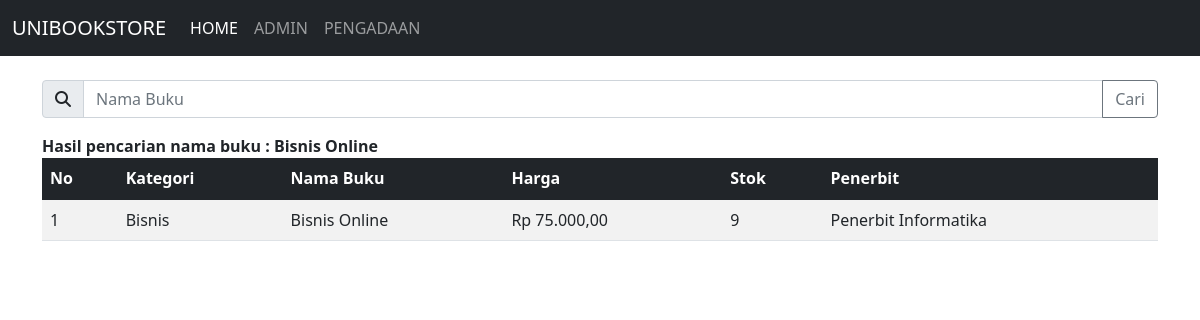
Screenshot of /index.php?cari=Bisnis Online with the database file from the repository.
### tables this page shows
CREATE TABLE `buku` (
  `id_buku` varchar(5) NOT NULL,
  `id_penerbit` varchar(4) NOT NULL,
  `kategori` enum('Bisnis','Keilmuan','Novel') NOT NULL,
  `nama_buku` varchar(191) NOT NULL,
  `harga` int NOT NULL,
  `stok` int NOT NULL,
  PRIMARY KEY (`id_buku`),
  KEY `penerbit_buku` (`id_penerbit`),
  CONSTRAINT `penerbit_buku` FOREIGN KEY (`id_penerbit`) REFERENCES `penerbit` (`id_penerbit`) ON DELETE CASCADE ON UPDATE CASCADE
);

CREATE TABLE `penerbit` (
  `id_penerbit` varchar(4) NOT NULL,
  `nama` varchar(191) NOT NULL,
  `alamat` varchar(191) NOT NULL,
  `kota` varchar(191) NOT NULL,
  `telepon` varchar(191) NOT NULL,
  PRIMARY KEY (`id_penerbit`)
);

### index.php (the view, shortened to what this page needs)
<!DOCTYPE html>
<html lang="en">
<?php
  include_once("database/config.php");
?>
<head>
  <link href="https://cdn.jsdelivr.net/npm/bootstrap@5.1.3/dist/css/bootstrap.min.css" rel="stylesheet">
  <link href="https://cdnjs.cloudflare.com/ajax/libs/font-awesome/6.2.1/css/all.min.css" rel="stylesheet">
</head>
<body>
  <?php
    include_once("layouts/navbar.php");
  ?>
  <div class="container">
    <form action="index.php" method="get">
      <div class="input-group mb-3">
        <span class="input-group-text" id="basic-addon1"><i class="fa-solid fa-magnifying-glass"></i></span>
        <input type="text" name="cari" class="form-control" placeholder="Nama Buku">
        <input class="btn btn-outline-secondary" type="submit" value="Cari">
      </div>
    </form>
    <?php
    if(isset($_GET['cari'])){
      $cari = $_GET['cari'];
      echo "<b>Hasil pencarian nama buku : ".$cari."</b>";
    }
    ?>
    <table class="table table-striped ">
      <thead class="table-dark">
        <tr>
          <th scope="col">No</th>
          <th scope="col">Kategori</th>
          <th scope="col">Nama Buku</th>
          <th scope="col">Harga</th>
          <th scope="col">Stok</th>
          <th scope="col">Penerbit</th>
        </tr>
      </thead>
      <tbody>
      <?php
      if(isset($_GET['cari'])){
        $cari = $_GET['cari'];
        $data = mysqli_query($mysqli, "select a.*, b.* from buku a inner join penerbit b on a.id_penerbit=b.id_penerbit where nama_buku like '%".$cari."%' order by id_buku asc");
      }else{
        $data = mysqli_query($mysqli, "select a.*, b.* from buku a inner join penerbit b on a.id_penerbit=b.id_penerbit order by id_buku asc");
      }
      $no = 1;
      $fmt = new NumberFormatter('id_ID', NumberFormatter::CURRENCY);
      while($d = mysqli_fetch_array($data)){
      ?>
      <tr>
        <td><?php echo $no++; ?></td>
        <td><?php echo $d['kategori']; ?></td>
        <td><?php echo $d['nama_buku']; ?></td>
        <td><?php echo $fmt->formatCurrency($d['harga'], "IDR"); ?></td>
        <td><?php echo $d['stok']; ?></td>
        <td><?php echo $d['nama']; ?></td>
      </tr>
      <?php } ?>
      </tbody>
    </table>
  </div>
</body>
</html>

### rows the page displays
buku: kategori "Bisnis", nama_buku "Bisnis Online", harga "Rp 75.000,00", stok "9", id_penerbit.nama "Penerbit Informatika"

### other values shown
$cari "Bisnis Online"
